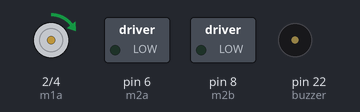
This sketch was run on a simulated Arduino Mega 2560, built with avr-gcc and run on an emulated ATmega2560. On the bench: motor-driver pin pairs drawn as motors (green arrow = first pin HIGH = forward, orange = second pin HIGH = backward, longer = more drive), switched loads named in the sketch (green lamp = pin HIGH), buzzer (waves = sounding, pin HIGH). What the sketch prints to the serial monitor is not drawn.

Above: at 0.05 s.
At 1.2 s:
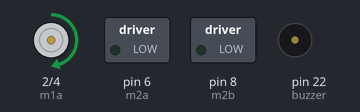
At 2.35 s:
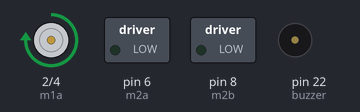
At 4.65 s:
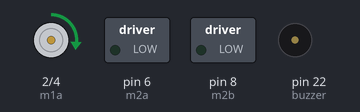
Timing chart, 0 to 6.7 s (numbered marks = the images above):
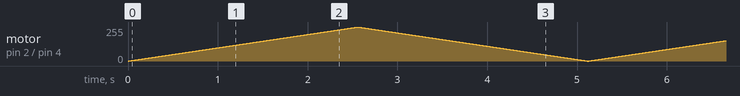

The sketch:

pwm_speed_control_of_motor.ino
```cpp
   #include<SoftwareSerial.h>

  /* Create object named bt of the class SoftwareSerial */
  SoftwareSerial BT(12 , 14); /* (Rx,Tx) */
  String readdata;
  // Define the motor pin

  int m1a=2;
  int m1b=4;

  int m2a=6;
  int m2b=8;

  int buzzer = 22;


  void setup() {
    // put your setup code here, to run once:
    BT.begin(9600);
    Serial.begin(9600);
    Serial.println("Bluetooth Started! Ready to pair...");
  pinMode(m1a, OUTPUT);
  pinMode(m1b, OUTPUT);
  pinMode(m2a, OUTPUT);
  pinMode(m2b, OUTPUT);

  pinMode(buzzer , OUTPUT);
  }


  void loop() {

    // Increase the duty cycle of the PWM signal
  for (int i = 0; i < 255; i++) {
    analogWrite(m1a, i);
    analogWrite(m2a, 0);
    delay(10);
  }

  // Decrease the duty cycle of the PWM signal
  for (int i = 255; i >= 0; i--) {
    analogWrite(m2a, 0);
    analogWrite(m1a, i);
    delay(10);
  }

  }
```
